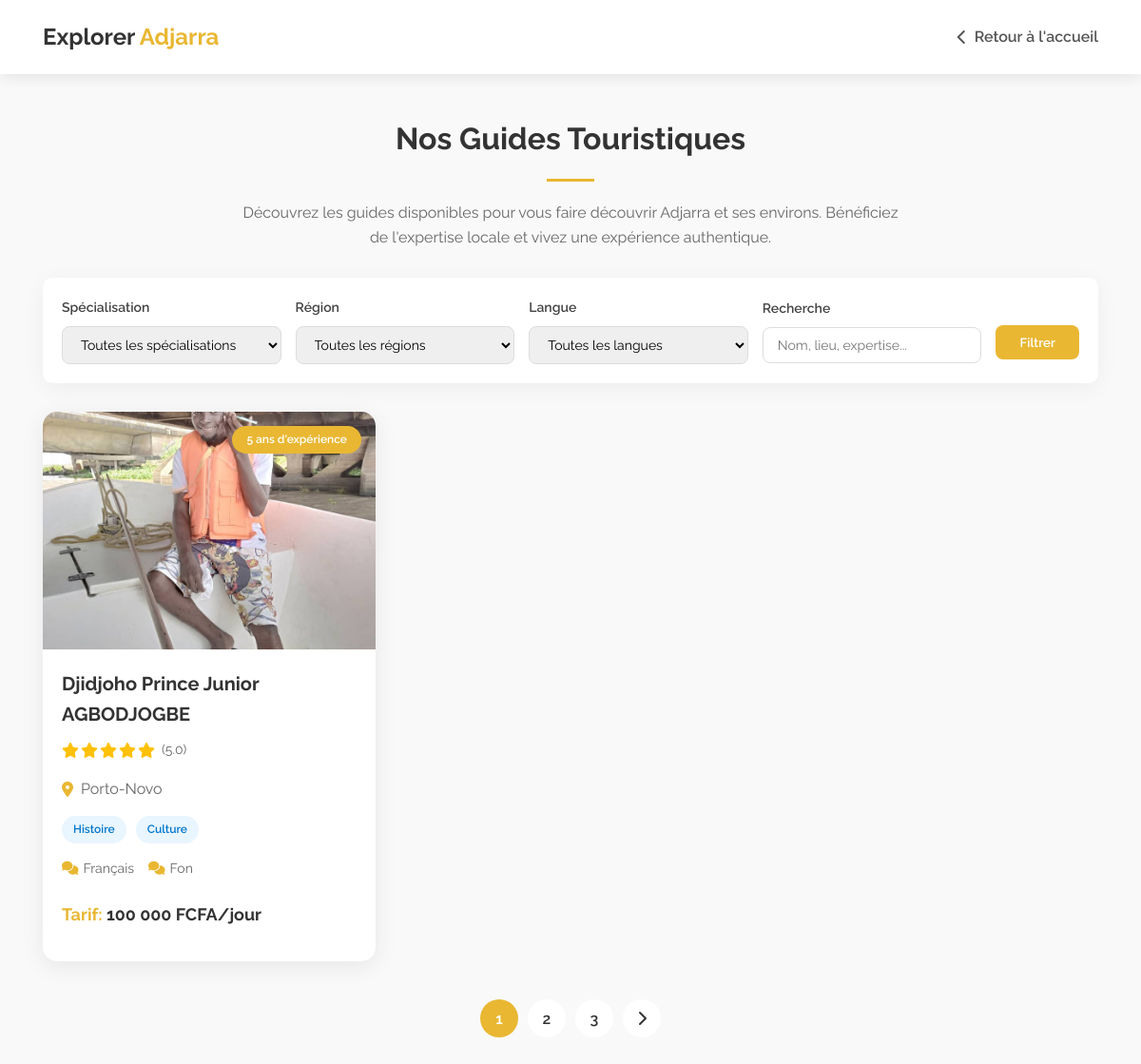
The page /pages/pguide.php on the database its author committed.
### tables this page shows
CREATE TABLE `guides` (
  `id` int(11) NOT NULL,
  `first_name` varchar(100) NOT NULL,
  `last_name` varchar(100) NOT NULL,
  `birth_date` date DEFAULT NULL,
  `gender` enum('homme','femme','autre') NOT NULL,
  `address` varchar(255) NOT NULL,
  `city` varchar(100) NOT NULL,
  `phone` varchar(50) NOT NULL,
  `email` varchar(255) NOT NULL,
  `id_number` varchar(50) DEFAULT NULL,
  `license_number` varchar(50) DEFAULT NULL,
  `experience_years` int(2) NOT NULL,
  `education` varchar(255) DEFAULT NULL,
  `languages` varchar(255) DEFAULT NULL,
  `specializations` varchar(255) DEFAULT NULL,
  `regions` varchar(255) DEFAULT NULL,
  `daily_rate` decimal(10,2) DEFAULT NULL,
  `biography` text DEFAULT NULL,
  `profile_photo` varchar(255) DEFAULT NULL,
  `documents` text DEFAULT NULL,
  `username` varchar(50) NOT NULL,
  `password` varchar(255) NOT NULL,
  `status` varchar(20) NOT NULL DEFAULT 'pending',
  `created_at` timestamp NOT NULL DEFAULT current_timestamp()
);

### pages/pguide.php (the view, shortened to what this page needs)
<?php
try {
    $host = "localhost";
    $dbname = "adjarra";
    $username = "root";
    $password = "Fadyl111";
    $conn = new PDO("mysql:host=$host;dbname=$dbname", $username, $password);
    $conn->setAttribute(PDO::ATTR_ERRMODE, PDO::ERRMODE_EXCEPTION);
    $whereConditions = ["status = 'approved'"];
    $sql = "SELECT * FROM guides WHERE " . implode(" AND ", $whereConditions);
    $stmt = $conn->prepare($sql);
    $stmt->execute();
    $guides = $stmt->fetchAll(PDO::FETCH_ASSOC);
} catch(PDOException $e) {
    $errorMsg = "Erreur de connexion à la base de données : " . $e->getMessage();
}
function safeGet($array, $key, $default = '') {
    return isset($array[$key]) ? $array[$key] : $default;
}
function textToArray($text) {
    return array_map('trim', explode(',', $text));
}
?>
<!DOCTYPE html>
<html lang="fr">
<head>
    <link rel="stylesheet" href="https://cdnjs.cloudflare.com/ajax/libs/font-awesome/6.4.0/css/all.min.css">
</head>
<body>
    <header>
        <div class="container">
            <div class="header-logo">
                <h1>Explorer <span>Adjarra</span></h1>
                <a href="index.php" class="back-link"><i class="fas fa-chevron-left"></i> Retour à l'accueil</a>
            </div>
        </div>
    </header>
    <div class="main-content">
        <div class="container">
            <div class="section-title">
                <h2>Nos Guides Touristiques</h2>
                <p>Découvrez les guides disponibles pour vous faire découvrir Adjarra et ses environs. Bénéficiez de l'expertise locale et vivez une expérience authentique.</p>
            </div>
            <div class="filter-bar">
                <form class="filter-form" method="GET" action="guides.php">
                    <div class="filter-group">
                        <label for="specialization">Spécialisation</label>
                        <select id="specialization" name="specialization" class="filter-control">
                            <option value="">Toutes les spécialisations</option>
                        </select>
                    </div>
                    <div class="filter-group">
                        <label for="region">Région</label>
                        <select id="region" name="region" class="filter-control">
                            <option value="">Toutes les régions</option>
                        </select>
                    </div>
                    <div class="filter-group">
                        <label for="language">Langue</label>
                        <select id="language" name="language" class="filter-control">
                            <option value="">Toutes les langues</option>
                        </select>
                    </div>
                    <div class="filter-group">
                        <label for="search">Recherche</label>
                        <input type="text" id="search" name="search" class="filter-control" placeholder="Nom, lieu, expertise...">
                    </div>
                    <button type="submit" class="filter-button">Filtrer</button>
                </form>
            </div>
            <?php if(isset($errorMsg)): ?>
                <div class="alert alert-danger">
                    <?php echo $errorMsg; ?>
                </div>
            <?php else: ?>
                <div class="guides-grid">
                    <?php foreach($guides as $guide): ?>
                        <?php
                            $photo = '/api/placeholder/400/300';
                            if(!empty(safeGet($guide, 'profile_photo'))) {
                                $photo = $guide['profile_photo'];
                            }
                            $specializations = [];
                            if(!empty(safeGet($guide, 'specializations'))) {
                                $specializations = textToArray($guide['specializations']);
                            }
                            $languages = [];
                            if(!empty(safeGet($guide, 'languages'))) {
                                $languages = textToArray($guide['languages']);
                            }
                            $experience = !empty(safeGet($guide, 'experience_years')) ? intval($guide['experience_years']) : 0;
                            $rating = mt_rand(35, 50) / 10;
                            $fullName = safeGet($guide, 'first_name', 'Anonyme') . ' ' . safeGet($guide, 'last_name', '');
                        ?>
                        <div class="guide-card">
                            <div class="guide-image">
                                <img src="<?php echo htmlspecialchars($photo); ?>" alt="<?php echo htmlspecialchars($fullName); ?>">
                                <div class="guide-experience"><?php echo $experience; ?> an<?php echo $experience > 1 ? 's' : ''; ?> d'expérience</div>
                            </div>
                            <div class="guide-details">
                                <h3 class="guide-name"><?php echo htmlspecialchars($fullName); ?></h3>
                                <div class="guide-rating">
                                    <?php
                                        $fullStars = floor($rating);
                                        for($i = 0; $i < $fullStars; $i++):
                                    ?>
                                        <span class="star"><i class="fas fa-star"></i></span>
                                    <?php endfor; ?>
                                    <span style="margin-left: 5px; font-size: 14px; color: #666;">(<?php echo number_format($rating, 1); ?>)</span>
                                </div>
                                <div class="guide-location">
                                    <i class="fas fa-map-marker-alt"></i>
                                    <?php echo htmlspecialchars(safeGet($guide, 'city', 'Adjarra')); ?>
                                </div>
                                <?php if(!empty($specializations)): ?>
                                <div class="guide-specializations">
                                    <?php foreach($specializations as $specialization): ?>
                                        <?php
                                            $badgeClass = 'badge-primary';
                                        ?>
                                        <span class="badge <?php echo $badgeClass; ?>"><?php echo htmlspecialchars(ucfirst($specialization)); ?></span>
                                    <?php endforeach; ?>
                                </div>
                                <?php endif; ?>
                                <?php if(!empty($languages)): ?>
                                <div class="guide-languages">
                                    <?php
                                        foreach($languages as $language):
                                    ?>
                                        <div class="language-item"><i class="fas fa-comments"></i> <?php echo htmlspecialchars(ucfirst($language)); ?></div>
                                    <?php endforeach; ?>
                                </div>
                                <?php endif; ?>
                                <div class="guide-rate">
                                    <span>Tarif:</span>
                                    <?php
                                        if(!empty(safeGet($guide, 'daily_rate'))) {
                                            echo number_format($guide['daily_rate'], 0, ',', ' ') . ' FCFA/jour';
                                        } else {
                                            echo 'Sur demande';
                                        }
                                    ?>
                                </div>
                            </div>
                        </div>
                    <?php endforeach; ?>
                </div>
                <ul class="pagination">
                    <li class="page-item active"><a class="page-link" href="#">1</a></li>
                    <li class="page-item"><a class="page-link" href="#">2</a></li>
                    <li class="page-item"><a class="page-link" href="#">3</a></li>
                    <li class="page-item"><a class="page-link" href="#"><i class="fas fa-chevron-right"></i></a></li>
                </ul>
            <?php endif; ?>
        </div>
    </div>
</body>
</html>

### pages/pguide.php (style rules this page uses)
* { margin: 0; padding: 0; box-sizing: border-box; font-family: "Raleway", sans-serif; }
body { line-height: 1.6; color: #333; background-color: #f9f9f9; }
.container { width: 100%; padding-right: 15px; padding-left: 15px; margin-right: auto; margin-left: auto; max-width: 1140px; }
header { background-color: #fff; box-shadow: 0 2px 15px rgba(0, 0, 0, 0.1); padding: 20px 0; position: fixed; width: 100%; top: 0; z-index: 100; }
.header-logo { display: flex; align-items: center; justify-content: space-between; }
.header-logo h1 { font-size: 24px; font-weight: 700; color: #333; }
.header-logo h1 span { color: #e9b732; }
.back-link { display: inline-flex; align-items: center; color: #555; text-decoration: none; transition: all 0.3s ease; font-weight: 600; }
.back-link i { margin-right: 8px; }
.main-content { padding: 120px 0 60px; }
.section-title { text-align: center; padding-bottom: 30px; }
.section-title h2 { font-size: 32px; font-weight: bold; margin-bottom: 20px; padding-bottom: 20px; position: relative; color: #333; }
.section-title h2::after { content: ''; position: absolute; display: block; width: 50px; height: 3px; background: #e9b732; bottom: 0; left: calc(50% - 25px); }
.section-title p { color: #666; max-width: 700px; margin: 0 auto; }
.guides-grid { display: grid; grid-template-columns: repeat(auto-fill, minmax(300px, 1fr)); gap: 30px; margin-top: 30px; }
.guide-card { background: #fff; border-radius: 15px; overflow: hidden; box-shadow: 0 5px 25px rgba(0, 0, 0, 0.08); transition: all 0.3s ease; }
.guide-image { height: 250px; position: relative; overflow: hidden; }
.guide-image img { width: 100%; height: 100%; object-fit: cover; transition: transform 0.5s ease; }
.guide-experience { position: absolute; top: 15px; right: 15px; background: #e9b732; color: #fff; padding: 5px 15px; border-radius: 20px; font-size: 12px; font-weight: 600; z-index: 1; }
.guide-details { padding: 20px; }
.guide-name { font-size: 20px; font-weight: 700; margin-bottom: 10px; color: #333; }
.guide-location { display: flex; align-items: center; margin-bottom: 15px; color: #666; }
.guide-location i { color: #e9b732; margin-right: 8px; }
.guide-specializations { display: flex; flex-wrap: wrap; margin-bottom: 15px; gap: 10px; }
.badge { background: #f0f0f0; color: #666; padding: 5px 12px; border-radius: 20px; font-size: 12px; font-weight: 600; }
.badge-primary { background: #e9f5ff; color: #0077cc; }
.guide-languages { display: flex; flex-wrap: wrap; margin-bottom: 15px; }
.language-item { display: flex; align-items: center; margin-right: 15px; margin-bottom: 8px; color: #666; font-size: 14px; }
.language-item i { color: #e9b732; margin-right: 5px; }
.guide-rate { font-size: 18px; font-weight: 700; color: #333; margin-bottom: 15px; }
.guide-rate span { color: #e9b732; }
.filter-bar { background: #fff; padding: 20px; border-radius: 10px; box-shadow: 0 5px 25px rgba(0, 0, 0, 0.05); margin-bottom: 30px; }
.filter-form { display: flex; flex-wrap: wrap; gap: 15px; align-items: center; }
.filter-group { flex: 1; min-width: 200px; }
.filter-group label { display: block; margin-bottom: 8px; font-weight: 600; color: #444; font-size: 14px; }
.filter-control { width: 100%; padding: 10px 15px; border: 1px solid #ddd; border-radius: 8px; font-size: 14px; }
.filter-button { margin-top: 24px; padding: 10px 25px; background: #e9b732; color: #fff; border: none; border-radius: 8px; cursor: pointer; font-weight: 600; transition: all 0.3s ease; }
.guide-rating { display: flex; margin-bottom: 15px; }
.star { color: #ffc107; font-size: 16px; margin-right: 2px; }
.pagination { display: flex; justify-content: center; margin-top: 40px; list-style: none; }
.page-item { margin: 0 5px; }
.page-link { display: flex; align-items: center; justify-content: center; width: 40px; height: 40px; border-radius: 50%; background: #fff; color: #333; text-decoration: none; font-weight: 600; transition: all 0.3s ease; }
.page-link:hover, .page-item.active .page-link { background: #e9b732; color: #fff; }

### rows shown on the page
guides: profile_photo (picture), experience_years "5", fullName "Djidjoho Prince Junior AGBODJOGBE", city "Porto-Novo", specializations "Histoire", specializations "Culture", languages "Français", languages "Fon", daily_rate "100 000"
